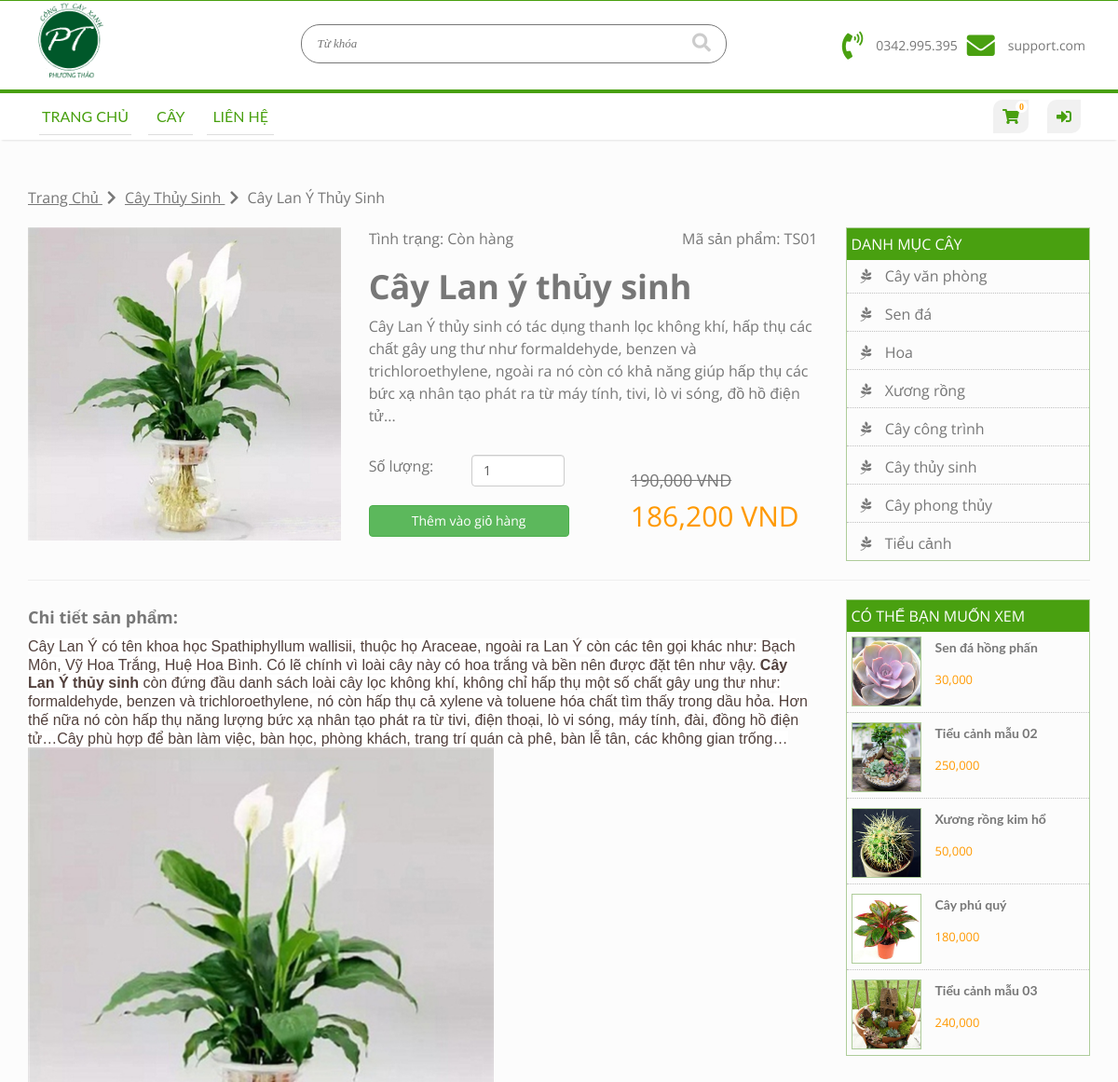
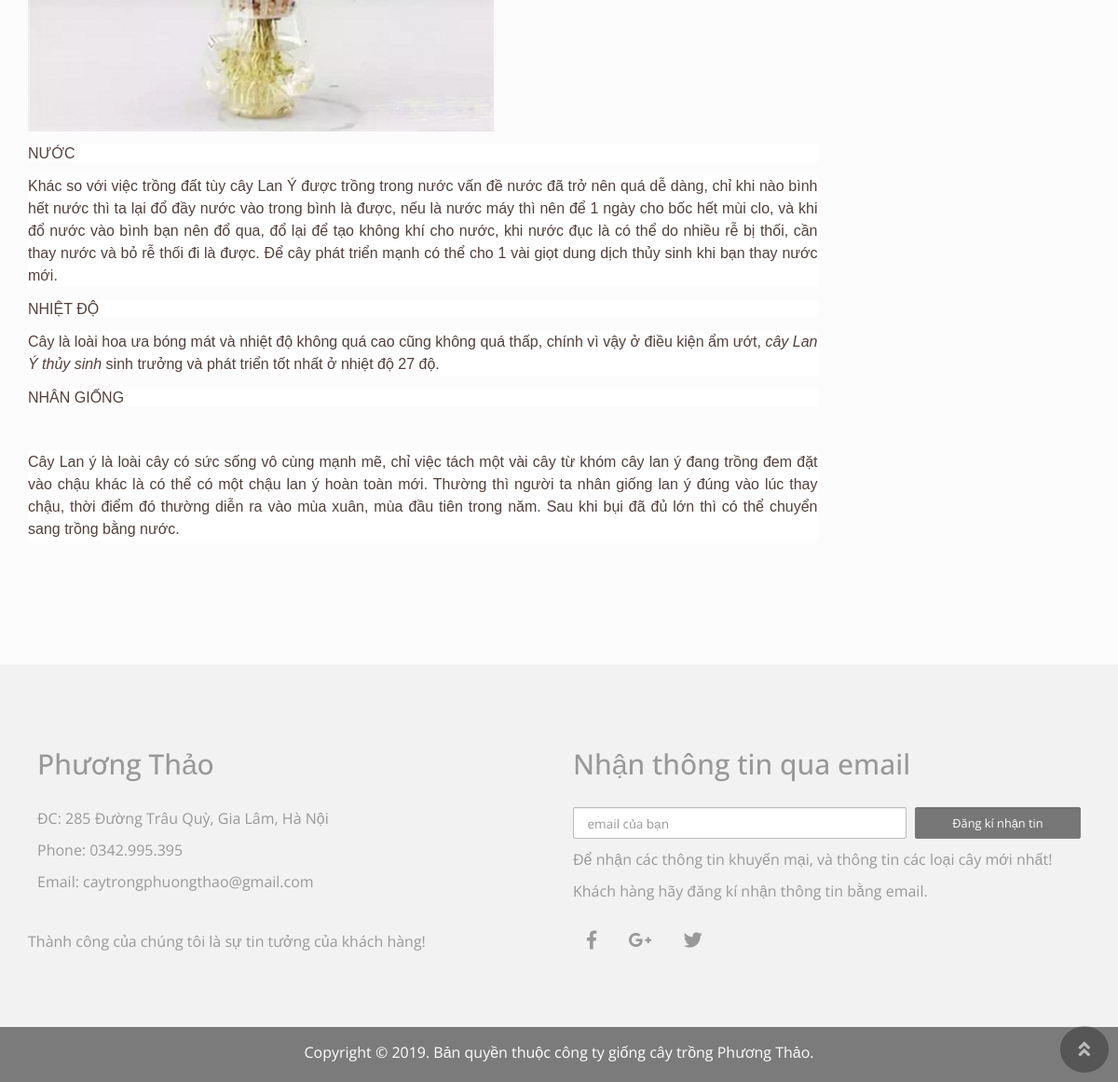
The app's page /?options=sanpham&id=TS01 with its own data (2 pictures, top to bottom).
### tables this page shows
CREATE TABLE IF NOT EXISTS `tree` (
  `ID` varchar(150) NOT NULL,
  `Category_ID` int(11) NOT NULL,
  `Tree_name` varchar(255) NOT NULL,
  `Image` varchar(255) NOT NULL,
  `Infor` text NOT NULL,
  `Amount` int(11) NOT NULL,
  `Price` decimal(10,0) NOT NULL,
  `sale` int(11) NOT NULL,
  `Description` text NOT NULL,
  PRIMARY KEY (`ID`)
);

CREATE TABLE IF NOT EXISTS `category` (
  `ID` int(11) NOT NULL AUTO_INCREMENT,
  `Category_name` varchar(255) NOT NULL,
  `Thumbnail` varchar(155) NOT NULL,
  PRIMARY KEY (`ID`)
);

### layout/main.php (called while the page is built)
<?php include("layout/navigation.php"); ?>

### layout/siderbar_right.php (the view)
<?php
$sql	  = "SELECT * FROM `tree` ORDER BY RAND() LIMIT 0,5";
$queryran = mysqli_query($conn,$sql);
?>
<div class="widget siderbar-right">
	<div class="title">CÓ THỂ BẠN MUỐN XEM</div>
	<ul class="itemhot">
		<?php if (mysqli_num_rows($queryran)): ?>
			<?php while($result = mysqli_fetch_assoc($queryran)) : ?>
				<li>
					<a href="?options=sanpham&id=<?php echo $result['ID']; ?>">
						<img src="admin/upload/<?php echo $result['Image']; ?>" alt="<?php echo $result['Tree_name']; ?>" height="75px" width="75px">
						<div class="infor">
							<p class="name"><?php echo $result['Tree_name']; ?></p>
							<p class="gia"><?php echo number_format($result['Price']); ?></p>
						</div>
					</a>
				</li>
			<?php endwhile ?>
		<?php endif ?>
	</ul>
</div>

### index.php (shortened to what this page needs)
<!DOCTYPE html>
<html lang="en">
<head>
	<link rel="stylesheet" type="text/css" href="css/bootstrap.min.css">
	<link rel="stylesheet" type="text/css" href="css/font-awesome.min.css">
	<link rel="stylesheet" type="text/css" href="css/all.min.css">
	<link rel="stylesheet" type="text/css" href="css/slick.css">
	<link rel="stylesheet" type="text/css" href="css/slick-theme.css">
	<link href="css/camera-slider-master/camera.css" rel="stylesheet" type="text/css"/>
	<link rel="stylesheet" type="text/css" href="css/style.css">
</head>
<body>
	<div id="wapper">
		<header>
			<?php include("layout/header.php"); ?>
		</header>
		<main>
			<?php include("layout/main.php"); ?>
		</main>
	</div>
	<footer>
		<?php include("layout/footer.php"); ?>
	</footer>
	<p class="tscroll"><a href="#" class="scrollToTop"><i class="fa fa-angle-double-up"></i></a></p>
</body>
</html>

### layout/header.php (shortened to what this page needs)
<?php
$soluong = 0;
?>
<div class="container-fluid top-fixd">
	<div class="container">
		<div class="row">
			<div class="col-xs-12 col-sm-2 col-md-2 col-lg-3">
				<div class="logo-phuongthao">
					<a href="?options=home"><img src="images/logo_PT.png"></a>
				</div>
			</div>
			<div class="col-xs-12 col-sm-5 col-md-5 col-lg-5">
				<form class="input-group " method="POST" action="index.php?options=lsp&action=search" id="main-search">
					<input type="text" class="field-no-border input-s" name="timkiem" placeholder="Từ khóa">
					<div class="input-group-append">
					  <button class="search-submit bg_transparent float-right field-no-border" type="submit" name="btnSearch" value="search"><i class="fa fa-search font20"></i></button>
					</div>
				</form>
			</div>
			<div class="col-xs-12 col-sm-5 col-md-5 col-lg-4">
				<ul class="list_option f-left contac-company">
					<li>
						<a href="#"><i class="fas fa-envelope"></i>support.com</a>
					</li>
					<li>
						<a href="#"><i class="fas fa-phone-volume"></i>0342.995.395</a>
					</li>
				</ul>
			</div>
		</div>
	</div>
</div>
<nav class="navbar navbar-inverse desktop" data-spy="affix" data-offset-top="97">
	<div class="container">
		<div class="menumenu-container">
			<div class="menu-bar">
				<div class="collapse navbar-collapse" id="myNavbar">
					<ul class="nav navbar-nav">
						<li class="nav-item home"><a class="nav-link" href="?options=home">Trang Chủ</a></li>
						<li class="nav-item category dropdown">
							<a class="nav-link" href="?options=category">
								Cây
							</a>
						</li>
						<li class="nav-item lienhe"><a class="nav-link" href="?options=lienhe">Liên hệ</a></li>
					</ul>
				</div>
			</div>
			<div class="contai-navba-top">
				<div class="cart-form">
					<a href="?options=giohang"><i class="fa fa-shopping-cart" aria-hidden="true"><span class="amount"><?php echo $soluong; ?></span></i></a>
				</div>
				<div class="curent-user">
					<?php
					if (isset($_SESSION['name_kh']))
					{ ?>
						<span class="dropdown">
						    <a href="" class="dropdown-toggle" data-toggle="dropdown"><i class="fa fa-user-tie"></i></a>
					    	<ul class="dropdown-menu">
					            <li><a href="?options=tttk">Thông tin tài khoản</a></li>
					            <li><a href="?options=lsmuahang">Lịch sử mua hàng</a></li>
					            <li><a href="?options=dangxuat">Đăng xuất</a></li>
					        </ul>
						</span
					<?php }else{ ?>
						<a href="?options=dangnhap"><i class="fa fa-sign-in-alt"></i></a>
				<?php }	?>
				</div>
			</div>
		</div>
	</div>
</nav>

### layout/navigation.php (shortened to what this page needs)
<?php
$options = isset($_REQUEST['options'])?$_REQUEST['options']:"";
switch ($options) {
    case "sanpham":
        include_once 'template/sanpham.php';
        break;
}
?>

### template/sanpham.php (shortened to what this page needs)
<?php
if ($_GET['id'])
{
	$masp   = $_GET['id'];
	$sql    = "SELECT tree.*,category.Category_name FROM `tree` INNER JOIN category ON tree.Category_ID = category.ID WHERE tree.ID = '$masp'";
	$query  = mysqli_query($conn,$sql);
	$result = mysqli_fetch_assoc($query);
	if ($result != null)
	{
		?>
<div class="section product_detail">
	<div class="container">
		<div class="post">
			<div class="title">
				<a href="?options=home"><span>Trang chủ </span></a><i class="fas fa-chevron-right"></i>
				<a href="?options=lsp&amp;action=lsp&amp;id=<?php echo $result['Category_ID']; ?>"><span> <?php echo $result['Category_name']; ?> </span></a><i class="fas fa-chevron-right"></i>
				<span> <?php echo $result['Tree_name']; ?></span>
			</div>
			<div class="infor">
				<div class="section-1">
					<div class="row">
						<div class="col-sm-12 col-md-9 ">
							<div class="row">
								<div class="col-xs-5">
									<div class="img-product">
										<img src="admin/upload/<?php echo $result['Image']; ?>" alt="<?php echo $result['Tree_name']; ?>">
									</div>
								</div>
								<div class="col-xs-7">
									<div class="profile">
										<p class="meta">
											<span class="float-left">Tình trạng:
												<?php
													if ($result['Amount'] > 0)
													{
														echo "Còn hàng";
													}
													else
													{
														echo "Hết hàng";
													}
												?>
											</span>
											<span class="float-right">Mã sản phẩm: <?php echo $result['ID']; ?></span>
										</p>
										<h1><b><?php echo $result['Tree_name']; ?></b></h1>
										<div class="description"><p><?php echo $result['Description']; ?></p></div>
										<div class="action-price">
											<div class="action float-left">
												<form action="index.php?options=giohang&action=add" method="post">
													<div class="row">
														<div class="col-sm-5">Số lượng: </div>
														<div class="col-sm-6"><input type="number" name="soluong" class="form-control" value="1" min="1" step="1"></div>
													</div>
													<div class="row">
														<div class="col-sm-12"><button type="submit" class="btn dh btn-success">Thêm vào giỏ hàng</button></div>
													</div>
												</form>
											</div>
											<?php if ($result['sale'] > 0): ?>
												<?php $dongia =$result['Price'] - ($result['Price'] * $result['sale'])/100; ?>
												<div class="cost sale float-right">
													<p class="price througth"><?php echo number_format($result['Price']); ?>  VND</p>
													<p class="price"><?php echo number_format($dongia); ?>  VND</p>
												</div>
											<?php else : ?>
												<div class="cost float-right">
													<p class="price"><?php echo number_format($result['Price']); ?>  VND</p>
												</div>
											<?php endif ?>
										</div>
									</div>
								</div>
							</div>
						</div>
						<div class="col-sm-12 col-md-3">
							<?php include_once('layout/widget_nav_menu.php'); ?>
						</div>
					</div>
				</div>
				<hr>
				<div class="section-2">
					<div class="row">
						<div class="col-sm-8 col-md-9">
							<p class="ct"><b><h4>Chi tiết sản phẩm:</h4></b></p>
							<div class="infor"><h4><?php echo $result['Infor']; ?></h4></div>
						</div>
						<div class="col-sm-4 col-md-3">
							<?php include_once('layout/siderbar_right.php'); ?>
						</div>
					</div>
				</div>
			</div>
		</div>
	</div>
</div>
		<?php
	}
	else
	{
		echo "<script> alert('Không có sản phẩm này!');location.href='index.php';</script>";
	}
}
else
{
	echo "<script> alert('Truy cập trái phép!');location.href='index.php';</script>";
}
?>

### layout/widget_nav_menu.php
<div class="widget widget_nav_menu">
	<div class="title">DANH MỤC CÂY</div>
	<ul class="itemhot">
		<li class="col-nav-menu">
			<a href="?options=lsp&action=lsp&id=1"><i class="fab fa-pagelines"></i> Cây văn phòng</a>
		</li>
		<li class="col-nav-menu">
			<a href="?options=lsp&action=lsp&id=2"><i class="fab fa-pagelines"></i> Sen đá</a>
		</li>
		<li class="col-nav-menu">
			<a href="?options=lsp&action=lsp&id=3"><i class="fab fa-pagelines"></i> Hoa</a>
		</li>
		<li class="col-nav-menu">
			<a href="?options=lsp&action=lsp&id=4"><i class="fab fa-pagelines"></i> Xương rồng</a>
		</li>
		<li class="col-nav-menu">
			<a href="?options=lsp&action=lsp&id=5"><i class="fab fa-pagelines"></i> Cây công trình</a>
		</li>
		<li class="col-nav-menu">
			<a href="?options=lsp&action=lsp&id=6"><i class="fab fa-pagelines"></i> Cây thủy sinh</a>
		</li>
		<li class="col-nav-menu">
			<a href="?options=lsp&action=lsp&id=7"><i class="fab fa-pagelines"></i> Cây phong thủy</a>
		</li>
		<li class="col-nav-menu">
			<a href="?options=lsp&action=lsp&id=8"><i class="fab fa-pagelines"></i> Tiểu cảnh</a>
		</li>
	</ul>
</div>

### layout/footer.php
<div class="foot_top">
	<div class="container">
		<div class="foot-main">
			<div class="row">
				<div class="col-xs-12 col-sm-6 col-md-6">
					<h2 class="title">Phương Thảo</h2>
					<p><span>ĐC: </span>285 Đường Trâu Quỳ, Gia Lâm, Hà Nội</p>
					<p><span>Phone: </span>0342.995.395</p>
					<p><span>Email: </span>caytrongphuongthao@gmail.com</p>
				</div>
				<div class="col-xs-12 col-sm-6 col-md-6 ">
					<h2 class="title">Nhận thông tin qua email</h2>
					<div class="subscribe">
						<form>
							<div class="form-email">
								<input type="email" class="form-control email" placeholder="email của bạn">
							</div>
							<div class="form-submit">
								<input type="submit" class="form-control" value="Đăng kí nhận tin" name="subscribe" id="">
							</div>
						</form>
					</div>
					<p>Để nhận các thông tin khuyến mại, và thông tin các loại cây mới nhất!</p>
					<p>Khách hàng hãy đăng kí nhận thông tin bằng email.</p>
				</div>
			</div>
		</div>
	</div>
	<div class="foot-bot">
		<div class="container">
			<div class="row">
				<div class="col-xs-12 col-sm-6 col-md-6">
					<p>Thành công của chúng tôi là sự tin tưởng của khách hàng!</p>
				</div>
				<div class="col-xs-12 col-sm-6 col-md-6">
					<div class="list-socical">
						<ul class="social">
							<li class="facebook">
								<a href="#"><i class="fab fa-facebook-f"></i></a>
							</li>
							<li class="twitter">
								<a href="#"><i class="fab fa-google-plus-g"></i></a>
							</li>
							<li class="youtube">
								<a href="#"><i class="fab fa-twitter"></i></a>
							</li>
						</ul>
					</div>
				</div>
			</div>
		</div>
	</div>
</div>
<div class="foot_bottom">
	<div class="container">
		<p>Copyright © 2019. Bản quyền thuộc công ty giống cây trồng Phương Thảo.</p>
	</div>
</div>

### records on screen
tree: Category_ID.Category_name "Cây Thủy Sinh", Tree_name "Cây Lan Ý Thủy Sinh", Image (picture), ID "TS01", Tree_name "Cây Lan ý thủy sinh", Description "Cây Lan Ý thủy sinh có tác dụng thanh lọc không khí, hấp thụ các chất gây ung thư như formaldehyde, benzen và trichloroethylene, ngoài ra nó còn có khả năng giúp hấp thụ các bức xạ nhân tạo phát ra từ máy tính, tivi, lò vi sóng, đồ hồ điện tử...", Price "190,000", dongia "186,200", Infor "Cây Lan Ý có tên khoa học Spathiphyllum wallisii, thuộc họ Araceae, ngoài ra Lan Ý còn các tên gọi khác như: Bạch Môn, Vỹ Hoa Trắng, Huệ Hoa Bình. Có lẽ chính vì loài cây này có hoa trắng và bền nên được đặt tên như vậy. Cây Lan Ý thủy sinh còn đứng đầu danh sách loài cây lọc không khí, không chỉ hấp thụ một số chất gây ung thư như: formaldehyde, benzen và trichloroethylene, nó còn hấp thụ cả xylene và toluene hóa chất tìm thấy trong dầu hỏa. Hơn thế nữa nó còn hấp thụ năng lượng bức xạ nhân tạo phát ra từ tivi, điện thoại, lò vi sóng, máy tính, đài, đồng hồ điện tử…Cây phù hợp để bàn làm việc, bàn học, phòng khách, trang trí quán cà phê, bàn lễ tân, các không gian trống… NƯỚC Khác so với…", Infor (picture)
tree: Image (picture), Tree_name "Sen đá hồng phấn", Price "30,000"
tree: Image (picture), Tree_name "Tiểu cảnh mẫu 02", Price "250,000"
tree: Image (picture), Tree_name "Xương rồng kim hổ", Price "50,000"
tree: Image (picture), Tree_name "Cây phú quý", Price "180,000"
tree: Image (picture), Tree_name "Tiểu cảnh mẫu 03", Price "240,000"

### other values on screen
$soluong "0"
